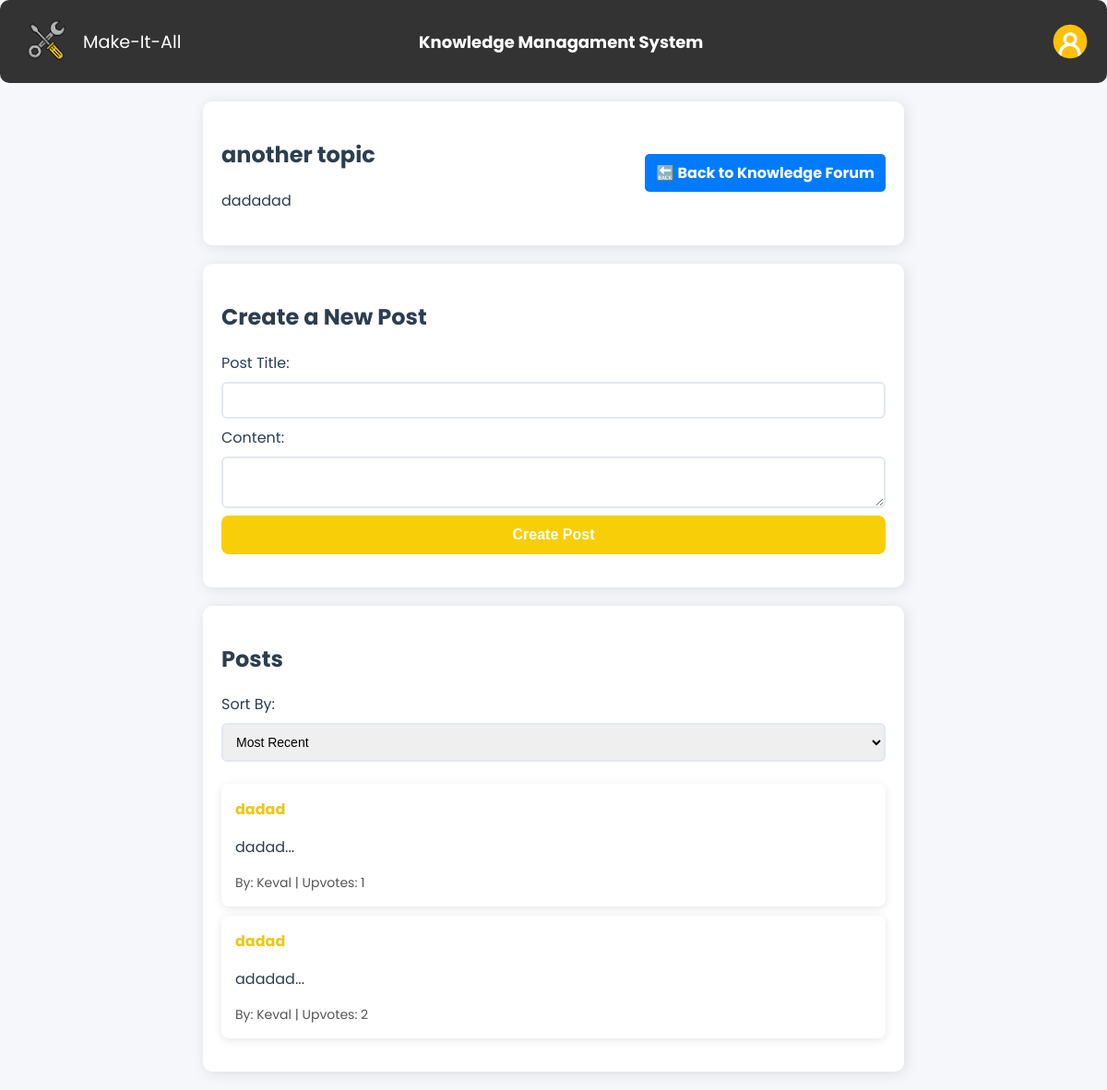
Page /topic.php?topic_id=2 (signed in) on the committed database.
### tables this page shows
CREATE TABLE `topics` (
  `id` int(11) NOT NULL,
  `title` varchar(255) NOT NULL,
  `category` varchar(100) NOT NULL,
  `description` text NOT NULL,
  `created_at` timestamp NOT NULL DEFAULT current_timestamp(),
  `user_id` int(11) DEFAULT NULL
);

CREATE TABLE `posts` (
  `id` int(11) NOT NULL,
  `topic_id` int(11) NOT NULL,
  `title` varchar(255) NOT NULL,
  `content` text NOT NULL,
  `created_at` timestamp NOT NULL DEFAULT current_timestamp(),
  `updated_at` timestamp NOT NULL DEFAULT current_timestamp() ON UPDATE current_timestamp(),
  `upvotes` int(11) DEFAULT 0,
  `user_id` int(11) DEFAULT NULL
);

CREATE TABLE `users` (
  `id` int(11) NOT NULL,
  `name` varchar(255) NOT NULL,
  `email` varchar(255) NOT NULL,
  `password` varchar(255) NOT NULL,
  `role` enum('manager','employee') NOT NULL
);

### topic.php (the view, shortened to what this page needs)
<?php
require 'db_config.php';
$topic_id = isset($_GET['topic_id']) ? intval($_GET['topic_id']) : 0;
$query = "SELECT t.*, u.name as username
          FROM topics t
          LEFT JOIN users u ON t.user_id = u.id
          WHERE t.id = ?";
$stmt = $conn->prepare($query);
$stmt->bind_param("i", $topic_id);
$stmt->execute();
$result = $stmt->get_result();
$topic = $result->fetch_assoc();
$sort_order = "created_at DESC";
$posts_query = "SELECT p.*, u.name as username
                FROM posts p
                LEFT JOIN users u ON p.user_id = u.id
                WHERE p.topic_id = ?
                ORDER BY $sort_order";
$stmt = $conn->prepare($posts_query);
$stmt->bind_param("i", $topic_id);
$stmt->execute();
$posts_result = $stmt->get_result();
$posts = $posts_result->fetch_all(MYSQLI_ASSOC);
?>
<?php include("navbar1.php"); ?>
<!DOCTYPE html>
<html lang="en">
<head>
    <link rel="stylesheet" href="topics_style.css">
</head>
<body>
    <section style="display: flex; align-items: center; justify-content: space-between;">
        <div>
            <h1><?php echo htmlspecialchars($topic['title']); ?></h1>
            <p><?php echo htmlspecialchars($topic['description']); ?></p>
        </div>
        <a href="topics.php"
            style="text-decoration: none; background-color: #007bff; color: white; padding: 8px 12px; border-radius: 5px; font-weight: bold;">
            🔙 Back to Knowledge Forum
        </a>
    </section>
    <section>
        <h2>Create a New Post</h2>
        <form action="posts_functions.php" method="post">
            <label for="title">Post Title:</label>
            <input type="text" id="title" name="title" required>
            <label for="content">Content:</label>
            <textarea id="content" name="content" required></textarea>
            <button type="submit" name="create_post">Create Post</button>
        </form>
    </section>
    <section>
        <h2>Posts</h2>
        <form method="GET" action="topic.php">
            <label for="sort">Sort By:</label>
            <select id="sort" name="sort" onchange="this.form.submit()">
                <option value="recent" <?php echo (!isset($_GET['sort']) || $_GET['sort'] == 'recent') ? 'selected' : ''; ?>>Most Recent</option>
            </select>
        </form>
        <ul id="postsList">
            <?php if (empty($posts)): ?>
                <li>No posts yet in this topic.</li>
            <?php else: ?>
                <?php foreach ($posts as $post): ?>
                    <li>
                        <a href="post.php?post_id=<?php echo $post['id']; ?>">
                            <strong><?php echo htmlspecialchars($post['title']); ?></strong>
                        </a>
                        <p><?php echo htmlspecialchars(substr($post['content'], 0, 100)); ?>...</p>
                        <div class="post-meta">
                            By: <?php echo htmlspecialchars($post['username'] ?? 'Unknown User'); ?> |
                            Upvotes: <?php echo $post['upvotes']; ?>
                        </div>
                    </li>
                <?php endforeach; ?>
            <?php endif; ?>
        </ul>
    </section>
</body>
</html>

### topics_style.css (style rules this page uses)
body { font-family: 'Poppins', sans-serif; margin: 0; padding: 0; background-color: #f5f7fa; color: #2c3e50; }
section { background: white; padding: 20px; margin: 20px auto; width: 60%; border-radius: 10px; box-shadow: 2px 2px 15px rgba(0, 0, 0, 0.1); }
form { display: flex; flex-direction: column; }
input, textarea, select { width: 100%; padding: 10px; margin: 8px 0; border: 2px solid #e2e8f0; border-radius: 6px; font-size: 14px; transition: all 0.3s ease-in-out; }
button { background: #F8CE08; color: white; padding: 12px; border: none; border-radius: 8px; font-size: 16px; font-weight: bold; cursor: pointer; transition: all 0.3s ease-in-out; }
#postsList { list-style: none; padding: 0; }
#postsList li { background: #ffffff; padding: 15px; margin-bottom: 10px; border-radius: 8px; box-shadow: 0px 2px 10px rgba(0, 0, 0, 0.1); transition: all 0.3s ease-in-out; }
#postsList a { text-decoration: none; font-weight: bold; color: #EDC716; }
.post-meta { font-size: 14px; color: #555; margin-top: 5px; }

### rows in the picture
topics: title "another topic", description "dadadad"
posts: title "dadad", content "dadad", user.name "Keval", upvotes "1"
posts: title "dadad", content "adadad", user.name "Keval", upvotes "2"
